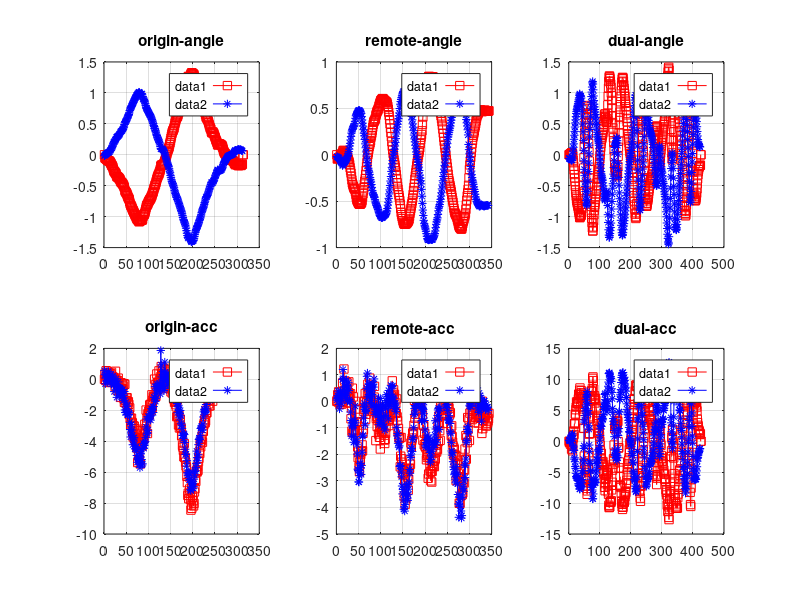
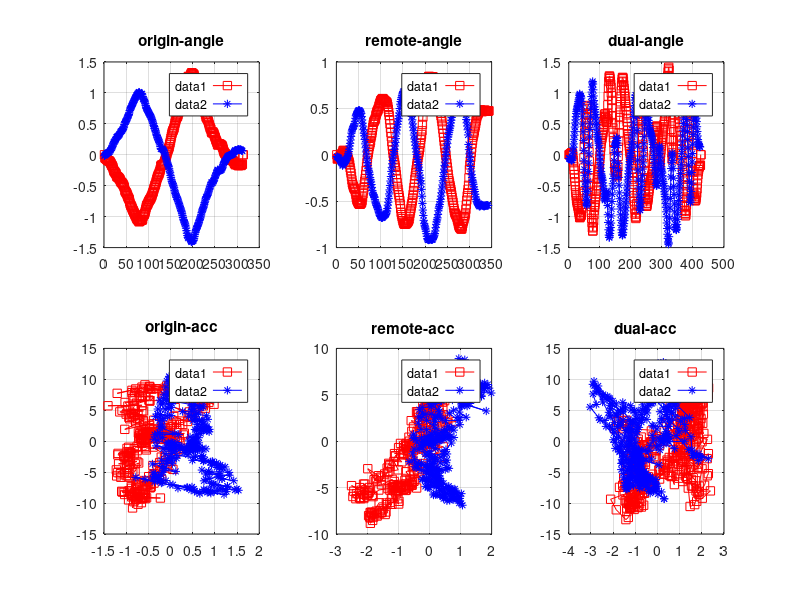

These charts were generated, in order, by the following MATLAB code:
%%%%%%%%%%%%%%%%%%%%%%%%%%%%%%%%%%%%%%%%%%%%%%%%%%%%%%%%%%%%%%%%%%%%%%%%%%%%%%%%%%%%%%%%%5
%%%% Gesture Roll analyse 
%%%%
%%%%            ZHAOCHAO
%%%%                2016-11-08
%%%%%%%%%%%%%%%%%%%%%%%%%%%%%%%%%%%%%%%%%%%%%%%%%%%%%%%%%%%%%%%%%%%%%%%%%%%%%%%%%%%%%%%%%%%%%%%%%%
%%%%

figure(1);
figure(2);

%%%% roll-origin 

load data_origin_slow.dat

dat = data_origin_slow;

index_left = find(dat(:,1) == 0);
origin_left_att = dat(index_left, 2:4);
origin_left_acc = dat(index_left, 8:10);

index_right = find(dat(:,1) == 2);
origin_right_att = dat(index_right, 2:4);
origin_right_acc = dat(index_right, 8:10);


figure(1);
% att
% x-t, y-z
subplot(2,3,1);
tmp_t = [1: 1: size(origin_left_att(:,1), 1)];
plot(tmp_t, origin_left_att(:,2), 'rs-');
hold on;
tmp_t = [1: 1: size(origin_right_att(:,1), 1)];
plot(tmp_t, origin_right_att(:,2), 'b*-');
grid on;
legend('left', 'right');
title('origin-angle');

% acc
% x-x, y-z
subplot(2,3,4);
tmp_t = [1: 1: size(origin_left_acc(:,1), 1)];
plot(tmp_t, origin_left_acc(:,2), 'rs-');
hold on;
tmp_t = [1: 1: size(origin_right_acc(:,1), 1)];
plot(tmp_t, origin_right_acc(:,2), 'b*-');
grid on;
legend('left', 'right');
title('origin-acc');

figure(2);
% att
% x-t, y-z
subplot(2,3,1);
tmp_t = [1: 1: size(origin_left_att(:,1), 1)];
plot(tmp_t, origin_left_att(:,2), 'rs-');
hold on;
tmp_t = [1: 1: size(origin_right_att(:,1), 1)];
plot(tmp_t, origin_right_att(:,2), 'b*-');
grid on;
legend('left', 'right');
title('origin-angle');

% acc
% x-x, y-z
subplot(2,3,4);
plot(origin_left_acc(:,1), origin_left_acc(:,3), 'rs-');
hold on;
plot(origin_right_acc(:,1), origin_right_acc(:,3), 'b*-');
grid on;
legend('left', 'right');
title('origin-acc');


%%%% roll-remote

load data_remote_slow.dat

dat = data_remote_slow;

index_left = find(dat(:,1) == 0);
remote_left_att = dat(index_left, 2:4);
remote_left_acc = dat(index_left, 8:10);

index_right = find(dat(:,1) == 2);
remote_right_att = dat(index_right, 2:4);
remote_right_acc = dat(index_right, 8:10);

figure(1);
% att
% x-x, y-z
subplot(2,3,2);
tmp_t = [1: 1: size(remote_left_att(:,1), 1)];
plot(tmp_t, remote_left_att(:,2), 'rs-');
hold on;
tmp_t = [1: 1: size(remote_right_att(:,1), 1)];
plot(tmp_t, remote_right_att(:,2), 'b*-');
grid on;
legend('left', 'right');
title('remote-angle');

% acc
% x-x, y-z
subplot(2,3,5);
tmp_t = [1: 1: size(remote_left_acc(:,1), 1)];
plot(tmp_t, remote_left_acc(:,2), 'rs-');
hold on;
tmp_t = [1: 1: size(remote_right_acc(:,1), 1)];
plot(tmp_t, remote_right_acc(:,2), 'b*-');
grid on;
legend('left', 'right');
title('remote-acc');


figure(2);
% att
% x-x, y-z
subplot(2,3,2);
tmp_t = [1: 1: size(remote_left_att(:,1), 1)];
plot(tmp_t, remote_left_att(:,2), 'rs-');
hold on;
tmp_t = [1: 1: size(remote_right_att(:,1), 1)];
plot(tmp_t, remote_right_att(:,2), 'b*-');
grid on;
legend('left', 'right');
title('remote-angle');

% acc
% x-x, y-z
subplot(2,3,5);
plot(remote_left_acc(:,1), remote_left_acc(:,3), 'rs-');
hold on;
plot(remote_right_acc(:,1), remote_right_acc(:,3), 'b*-');
grid on;
legend('left', 'right');
title('remote-acc');


%%%% roll-dual

load data_dual_slow.dat

dat = data_dual_slow;

index_left = find(dat(:,1) == 0);
dual_left_att = dat(index_left, 2:4);
dual_left_acc = dat(index_left, 8:10);

index_right = find(dat(:,1) == 2);
dual_right_att = dat(index_right, 2:4);
dual_right_acc = dat(index_right, 8:10);


figure(1);
% att
% x-x, y-z
subplot(2,3,3);
tmp_t = [1: 1: size(dual_left_att(:,1), 1)];
plot(tmp_t, dual_left_att(:,2), 'rs-');
hold on;
tmp_t = [1: 1: size(dual_right_att(:,1), 1)];
plot(tmp_t, dual_right_att(:,2), 'b*-');
grid on;
legend('left', 'right');
title('dual-angle');

% acc
% x-x, y-z
subplot(2,3,6);
tmp_t = [1: 1: size(dual_left_acc(:,1), 1)];
plot(tmp_t, dual_left_acc(:,3), 'rs-');
hold on;
tmp_t = [1: 1: size(dual_right_acc(:,1), 1)];
plot(tmp_t, dual_right_acc(:,3), 'b*-');
grid on;
legend('left', 'right');
title('dual-acc');


figure(2);
% att
% x-x, y-z
subplot(2,3,3);
tmp_t = [1: 1: size(dual_left_att(:,1), 1)];
plot(tmp_t, dual_left_att(:,2), 'rs-');
hold on;
tmp_t = [1: 1: size(dual_right_att(:,1), 1)];
plot(tmp_t, dual_right_att(:,2), 'b*-');
grid on;
legend('left', 'right');
title('dual-angle');

% acc
% x-x, y-z
subplot(2,3,6);
plot(dual_left_acc(:,1), dual_left_acc(:,3), 'rs-');
hold on;
plot(dual_right_acc(:,1), dual_right_acc(:,3), 'b*-');
grid on;
legend('left', 'right');
title('dual-acc');

